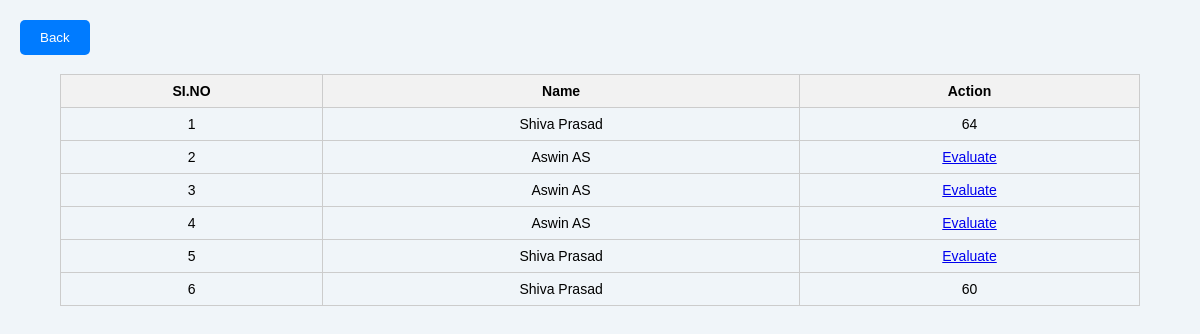
The page /Teacher/Viewstudents/1/1 on the database its author committed.
### Student/models.py (models this page shows)
class tbl_examstudent(models.Model):
    student_id=models.ForeignKey(tbl_student,on_delete=models.CASCADE, null=True)
    exam_id=models.ForeignKey(tbl_exam,on_delete=models.CASCADE, null=True)
    answer_mark=models.IntegerField(default=0)
    exam_status=models.IntegerField(default=0)

### Teacher/models.py (models this page shows)
class tbl_student(models.Model):
    student_name=models.CharField(max_length=50)
    student_contact=models.CharField(max_length=15)
    student_email=models.EmailField()
    student_address=models.TextField()
    student_photo=models.FileField(upload_to='StudentDocs/')
    placeid=models.ForeignKey(tbl_place,on_delete=models.CASCADE,null=True)
    student_gender=models.CharField(max_length=10)
    batchid=models.ForeignKey(tbl_batch,on_delete=models.CASCADE,null=True)
    student_password=models.CharField(max_length=50,unique=True)

### Teacher/views.py (the view)
# urls.py: path('Viewstudents/<int:eid>/<int:bid>', views.Viewstudent,name="viewstudent"),
def Viewstudent(request,eid,bid):
    print('Exam:',eid)
    print('Batch:',bid)
    exstudent = tbl_examstudent.objects.all()
    if request.method=="POST":
          return redirect('wteacher:viewstudent')
    else:
        return render(request, "Teacher/Viewstudent.html", {'exstudents': exstudent})

### Teacher/Templates/Teacher/Viewstudent.html (shortened to what this page needs)
<!DOCTYPE html>
<html lang="en">
<head>
</head>
<body>
    <button class="back-button" onclick="goBack()">Back</button>
    <br>
    <br>
    <br>
    <table border="1">
        <tr>
            <th>SI.NO</th>
            <th>Name</th>
            <th colspan="2">Action</th>
        </tr>
        {% for i in exstudents %}
        <tr>
            <td>{{ forloop.counter }}</td>
            <td>{{ i.student_id.student_name }}</td>
            <td>
                {% if i.answer_mark %}
                    {{ i.answer_mark }}
                {% else %}
                    <a href="{% url 'wteacher:viewanswers' i.id %}">Evaluate</a>
                {% endif %}
            </td>
        </tr>
        {% endfor %}
    </table>
</body>
</html>

### Teacher/Templates/Teacher/Viewstudent.html (style rules this page uses)
body { font-family: Arial, sans-serif; background-color: #f0f5f9; margin: 0; padding: 0; }
table { border-collapse: collapse; width: 90%; margin: 20px auto; }
th, td { border: 1px solid #ccc; padding: 8px; text-align: center; font-size: 14px; }
th { background-color: #f2f2f2; }
.back-button { position: fixed; top: 20px; left: 20px; background-color: #007bff; color: #fff; border: none; padding: 10px 20px; border-radius: 5px; cursor: pointer; z-index: 9999; }

### rows shown on the page
tbl_examstudent: student_id.student_name "Shiva Prasad", answer_mark "64"
tbl_examstudent: student_id.student_name "Aswin AS", answer_mark "Evaluate"
tbl_examstudent: student_id.student_name "Aswin AS", answer_mark "Evaluate"
tbl_examstudent: student_id.student_name "Aswin AS", answer_mark "Evaluate"
tbl_examstudent: student_id.student_name "Shiva Prasad", answer_mark "Evaluate"
tbl_examstudent: student_id.student_name "Shiva Prasad", answer_mark "60"
